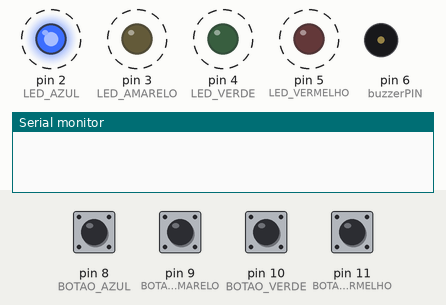
Recording of a sketch running on a simulated Arduino Uno, built with avr-gcc and run on an emulated ATmega328P. Shown: output pins drawn as LEDs (lit = HIGH), buzzer (waves = sounding), the last lines printed to the serial monitor. Dashed ring = blinking. The test bench sets the inputs (shaded band); at power-on: pin 8 (BOTAO_AZUL), pin 9 (BOTAO_AMARELO), pin 10 (BOTAO_VERDE), pin 11 (BOTAO_VERMELHO) HIGH. Random numbers use the default seed unless the sketch sets one.

Above: at 1.25 s.
1.3 s: pin 8 (BOTAO_AZUL) pulled LOW for 0.15 s
At 2.1 s:
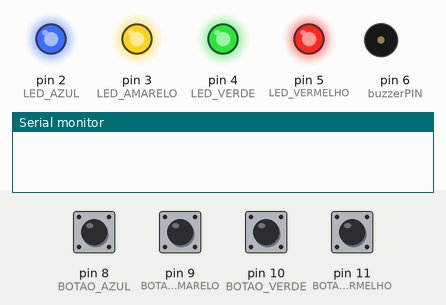
At 4.2 s:
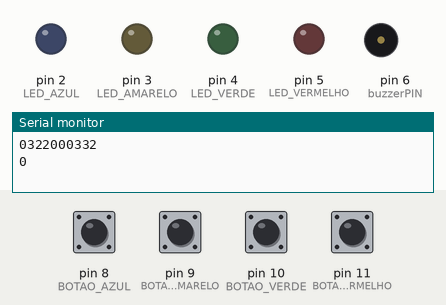
4.4 s: pin 8 (BOTAO_AZUL) pulled LOW for 1 s
At 5.12 s:
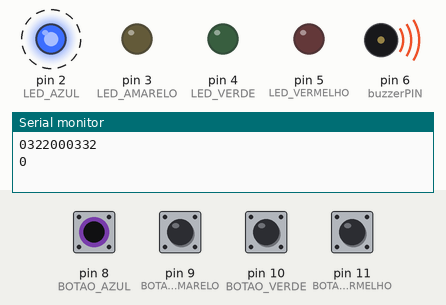
8.4 s: pin 9 (BOTAO_AMARELO) pulled LOW for 0.15 s
Timing chart, 0 to 17.4 s (numbered marks = the images above; inputs shaded):
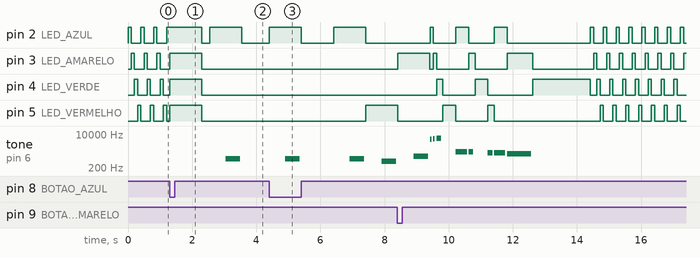

Measured:
- after the input at 1.3 s, tone on pin 6 (buzzerPIN): silent → 587 Hz after 1.8 s, → silent 0.45 s later

The sketch:

GENIUS.ino_simplificado2.ino
```cpp
// -=-=-=-=-=-=-=-=-=-=-=-=-=-=-=-=-=-=-=-=-=-=-=-=-=-=-=-=-=-=-=-=-=-=-=
// Variáveis do Jogo
int rodadaMax = 10;
int rodadaAumentaVelocidade = 5; //
long tempoLimite = 3000;

#define MODE_MEMORY  0
#define MODE_BATTLE  1
// #define MODE_BEEGEES 2
int gameMode = MODE_MEMORY; //Por padrão, vamos jogar o jogo da memória


// -=-=-=-=-=-=-=-=-=-=-=-=-=-=-=-=-=-=-=-=-=-=-=-=-=-=-=-=-=-=-=-=-=-=-=
// Notas usadas
#define buzzerPIN 6
#define NOTE_A4  440
#define NOTE_D5  587
#define NOTE_G5  784
#define NOTE_A5  880

// Define sinais de entrada e saida dos LEDs
#define BOTAO_AZUL 8
#define BOTAO_AMARELO 9
#define BOTAO_VERDE 10
#define BOTAO_VERMELHO 11

#define LED_AZUL 2
#define LED_AMARELO 3
#define LED_VERDE 4
#define LED_VERMELHO 5

// Variáveis de estado do jogo
int rodada = 0;
int rodadaCount = 0;
long tempoDuracaoCor = 500;
int recomecar = 1;

int cores[50];
int n = 5;

void setup() {
  Serial.begin(9600);
  pinMode(BOTAO_AZUL, INPUT_PULLUP);
  pinMode(BOTAO_AMARELO, INPUT_PULLUP);
  pinMode(BOTAO_VERDE, INPUT_PULLUP);
  pinMode(BOTAO_VERMELHO, INPUT_PULLUP);

  pinMode(LED_AZUL, OUTPUT);
  pinMode(LED_AMARELO, OUTPUT);
  pinMode(LED_VERDE, OUTPUT);
  pinMode(LED_VERMELHO, OUTPUT);

  randomSeed(analogRead(0));

  // Verificação de modo
  gameMode = MODE_MEMORY; // Por padrão, vamos jogar o jogo da memória

  if (checaBotao() == 2) {

    gameMode = MODE_BATTLE; // Coloque o jogo no modo de batalha

    //Ligue o LED superior direito (verde)
    acendeLEDS(2);
    toner(2, tempoDuracaoCor);

    acendeLEDS(4); // Ligue os outros LEDs até você soltar o botão

    while(checaBotao() != 5) ; // Aguarde até que o usuário pare de pressionar o botão

    //Agora não faça nada. O modo de batalha esta ativado
  }
}

void loop() {

  while(recomecar) {
    attractMode();  // Pisca luzes enquanto aguarda o usuário apertar um botão
    recomecar = 0;
  }

  // Indique o início do jogo
  acendeLEDS(4);  // Ativar todos os LEDs
  delay(1000);
  acendeLEDS(5);  // Desligue os LEDs
  delay(250);

  if (gameMode == MODE_MEMORY) {
    // Recebe o resultado do jogo
    if (jogo_memoria() == true) {
      Serial.println("venceu!");
      venceu(); // Ganhou
    }
    else {
      Serial.println("perdeu!");
      perdeu(); // Perdeu
    }
    delay(1000);
    recomecar = 1;
  }

  if (gameMode == MODE_BATTLE) {
    jogo_batalha();
    Serial.println("perdeu!");
    perdeu(); // Perdeu
  }

}


// -=-=-=-=-=-=-=-=-=-=-=-=-=-=-=-=-=-=-=-=-=-=-=-=-=-=-=-=-=-=-=-=-=-=-=
// As seguintes funções estão relacionadas a lógica do jogo

// Bloco principal:
// Retorna 0 se o jogador perder ou 1 se o jogador ganhar
int jogo_memoria(void) {
  gerarSequencia();
  rodada = 0;

  rodadaCount = 0;
  while (rodada < rodadaMax) {
    if (rodadaCount == rodadaAumentaVelocidade) {
      tempoDuracaoCor -= 100;
      rodadaCount = 0;
    }

    mostrarSequencia();

    if (!jogador()) {
      return false;
    }
    delay(1000);

  }
  return true;
}

// Jogue o modo de batalha especial de 2 jogadores
// Um jogador começa pressionando um botão e entregando ao outro jogador
// Esse jogador repete o botão e adiciona um, depois passa de volta.
// Esta função retorna quando alguém perde
int jogo_batalha(void) {

  rodada = 0; // Redefinir o quadro do jogo de volta para um quadro

  while (1) { // Loop até alguém falhar

    if (!adversario()) {
      return false;
    }

    if (!jogador()) {
      return false;
    }

    delay(100); // Dê ao usuário 100ms extras para entregar o jogo ao outro jogador
  }

  return true; // Nós nunca devemos chegar aqui
}

// Cria uma sequencia de cores aleatoria
void gerarSequencia(void) {
  for (int i = 0; i < rodadaMax; i++) {
    int novaCor = random(0, 4);

    Serial.print(novaCor);
    cores[i] = novaCor;
  }
  Serial.print("\n");
}

// Reproduz as cores da sequencia, com base na quantidade de rodadas
void mostrarSequencia(void) {
  for (int corAtual = 0; corAtual <= rodada; corAtual++) {

    //acendeLEDS(cores[corAtual]);
    //delay(tempoDuracaoCor);
    //acendeLEDS(5);
    toner(cores[corAtual], tempoDuracaoCor);
    Serial.print(cores[corAtual]);
  }
  Serial.println("\n");
}

// O jogador deve repetir a sequencia de cores corretamente para ganhar
int jogador(void) {
  for (int corAtual = 0; corAtual <= rodada; corAtual++) {
    int escolha = esperaBotao();

    if (escolha == 5) return false;
    if (escolha != cores[corAtual]) return false;
  }
  rodada++;
  rodadaCount++;
  return true;
}

int adversario() {
  Serial.println("nova cor");
  int novaCor = esperaBotao(); // Aguarde até que o usuário insira o próximo passo
  cores[rodada] = novaCor; // Adicionar este novo botão ao array do jogo
  Serial.print("nova cor inserida - ");
  Serial.println(novaCor);
  if (novaCor == 5) return false;
  if (novaCor != cores[rodada]) return false;
  return true;
}


// -=-=-=-=-=-=-=-=-=-=-=-=-=-=-=-=-=-=-=-=-=-=-=-=-=-=-=-=-=-=-=-=-=-=-=
// As seguintes funções controlam o hardware

// Acende LEDs selecionados
// Recebe um byte composto pelos CHOICE's das 4 cores
void acendeLEDS(int n) {
  switch (n) {
    case 0:
      digitalWrite(LED_AZUL, HIGH);
      digitalWrite(LED_AMARELO, LOW);
      digitalWrite(LED_VERDE, LOW);
      digitalWrite(LED_VERMELHO, LOW);
      break;
    case 1:
      digitalWrite(LED_AZUL, LOW);
      digitalWrite(LED_AMARELO, HIGH);
      digitalWrite(LED_VERDE, LOW);
      digitalWrite(LED_VERMELHO, LOW);
      break;
    case 2:
      digitalWrite(LED_AZUL, LOW);
      digitalWrite(LED_AMARELO, LOW);
      digitalWrite(LED_VERDE, HIGH);
      digitalWrite(LED_VERMELHO, LOW);
      break;
    case 3:
      digitalWrite(LED_AZUL, LOW);
      digitalWrite(LED_AMARELO, LOW);
      digitalWrite(LED_VERDE, LOW);
      digitalWrite(LED_VERMELHO, HIGH);
      break;
    case 4:
      digitalWrite(LED_AZUL, HIGH);
      digitalWrite(LED_AMARELO, HIGH);
      digitalWrite(LED_VERDE, HIGH);
      digitalWrite(LED_VERMELHO, HIGH);
      break;
    default:
      digitalWrite(LED_AZUL, LOW);
      digitalWrite(LED_AMARELO, LOW);
      digitalWrite(LED_VERDE, LOW);
      digitalWrite(LED_VERMELHO, LOW);
      break;
  }
}

// Retorna a cor do botao escolhido se dentro do limite de tempo, 0 se expirar
int esperaBotao(void) {
  // Cria um timer a partir do momento que a funcao e chamada
  long tempoInicial = millis();
  while ((millis() - tempoInicial) < tempoLimite) {

    int botao = checaBotao();
    if (botao != 5) {
      toner(botao, tempoDuracaoCor);

      while (checaBotao() != 5);  // espera até que o jogador solte o botao
      delay(10);

      return botao;
    }
  }
  return 5;
}

// Retorna um bit '1' na posição correspondente a CHOICE_RED, CHOICE_GREEN, etc.
int checaBotao(void) {

  if      (digitalRead(BOTAO_AZUL) == 0)      n = 0;
  else if (digitalRead(BOTAO_AMARELO) == 0)   n = 1;
  else if (digitalRead(BOTAO_VERDE) == 0)     n = 2;
  else if (digitalRead(BOTAO_VERMELHO) == 0)  n = 3;
  else										  n = 5;

  return n;
}


void toner(byte opcao, int atraso) {

  acendeLEDS(opcao);  // Ligue um dado LED

  // Reproduz o som associado ao LED fornecido
  switch (opcao) {

    case 0:
      delay(atraso);
      tocaSom(NOTE_D5, atraso);
      // buzz_sound(buzz_length_ms, 1136);
      break;

    case 1:
      delay(atraso);
      tocaSom(NOTE_G5, atraso);
   	  // buzz_sound(buzz_length_ms, 568);
      break;

    case 2:
      delay(atraso);
      tocaSom(NOTE_A5, atraso);
      // buzz_sound(buzz_length_ms, 851);
      break;

    case 3:
      delay(atraso);
      tocaSom(NOTE_A4, atraso);
      // buzz_sound(buzz_length_ms, 638);
      break;
  }
  acendeLEDS(5);  // Desligue todos os LEDs
}

void tocaSom(int nota, int duracao) {
  tone(buzzerPIN, nota, duracao-50);
  delay(duracao);
  noTone(buzzerPIN);
}

void venceu(void) {
  musicaVitoria();
}

void musicaVitoria() {
  int c4 = 262, gS3 = 208, aS3 = 233;

  int notas = 10;
  // COMPASSO: 4/4
  float andamento = 150;
  // tempo do compasso(s) = 240 / andamento
  float tempo = (240 / andamento) * 1000;
  // notas na melodia:
  int melodia[10] = {
    c4, c4, c4, c4, gS3,/*|*/aS3, c4, 0, aS3, c4
  };

  // duracoes das notas: 4 = quarto de tempo, 8 = oitavo de tempo, etc.:
  float duracaoNotas[10] = {
    8.0, 8.0, 8.0, 4.0, 4.0, /*|*/4.0, 8.0, 8.0,/*|*/8.0, 2.0
  };

  for (int nota = 0; nota < 10; nota++) {
    changeLED();
    // para calcular a duracao da nota, utilizaremos um segundo
    // dividido pelo tipo da nota.
    // ex. tempo = 1000:
    // quarto de tempo = 1000 / 4, oitavo de tempo = 1000/8, etc.
    float duracaoNota = tempo / (duracaoNotas[nota]);
    tone(buzzerPIN, melodia[nota]*2, duracaoNota - 50);

    // para distinguir as notas, reduziremos o tempo de nota tocado,
    // porem o tempo até o próxima nota se manterá.
    float pausaEntreNotas = duracaoNota;
    delay(pausaEntreNotas);
    // parar a funcao tone:
    noTone(buzzerPIN);
  }
}

void perdeu(void) {
  musicaDerrota();
}

void musicaDerrota(void) {
  int c5 = 523, d5 = 587, e5 = 659,  f7 = 2794, fS7 = 2960, g7 = 3136;

  int notas = 11;
  // COMPASSO: 4/4
  float andamento = 150;
  // tempo do compasso(s) = 240 / andamento
  float tempo = (240 / andamento) * 1000;
  // notas na melodia:
  int melodia[11] = {
    f7, fS7, g7, 0, e5, e5, 0, d5, d5, c5, 0
  };

  // duracoes das notas: 4 = quarto de tempo, 8 = oitavo de tempo, etc.:
  float duracaoNotas[11] = {
    16.0, 16.0, 8.0, 4.0, 4.0, 8.0, 4.0, 8.0, 4.0, 2.0, 2.0
  };

  for (int nota = 0; nota < 11; nota++) {
    changeLED();

    // para calcular a duracao da nota, utilizaremos um segundo
    // dividido pelo tipo da nota.
    // ex. tempo = 1000:
    // quarto de tempo = 1000 / 4, oitavo de tempo = 1000/8, etc.
    float duracaoNota = tempo / (duracaoNotas[nota]);
    tone(buzzerPIN, melodia[nota]*2, duracaoNota - 50);

    // para distinguir as notas, reduziremos o tempo de nota tocado,
    // porem o tempo até o próxima nota se manterá.
    float pausaEntreNotas = duracaoNota;
    delay(pausaEntreNotas);
    // parar a funcao tone:
    noTone(buzzerPIN);
  }
}

// Mostra uma tela de "modo de atração" enquanto aguarda o usuário pressionar o botão.
void attractMode(void) {

  while (1) {
    acendeLEDS(0);
    delay(100);
    if (checaBotao() != 5) return;

    acendeLEDS(1);
    delay(100);
    if (checaBotao() != 5) return;

    acendeLEDS(2);
    delay(100);
    if (checaBotao() != 5) return;

    acendeLEDS(3);
    delay(100);
    if (checaBotao() != 5) return;
  }
}

// Cada vez que esta função é chamada, a placa se move para o próximo LED
void changeLED(void) {
  static int LEDnumber = 0;
  acendeLEDS(0 + LEDnumber); // Mude o LED

  LEDnumber++; // Ir para o próximo LED
  if(LEDnumber > 3) LEDnumber = 0; // Enrole o balcão, se necessário
}
```
